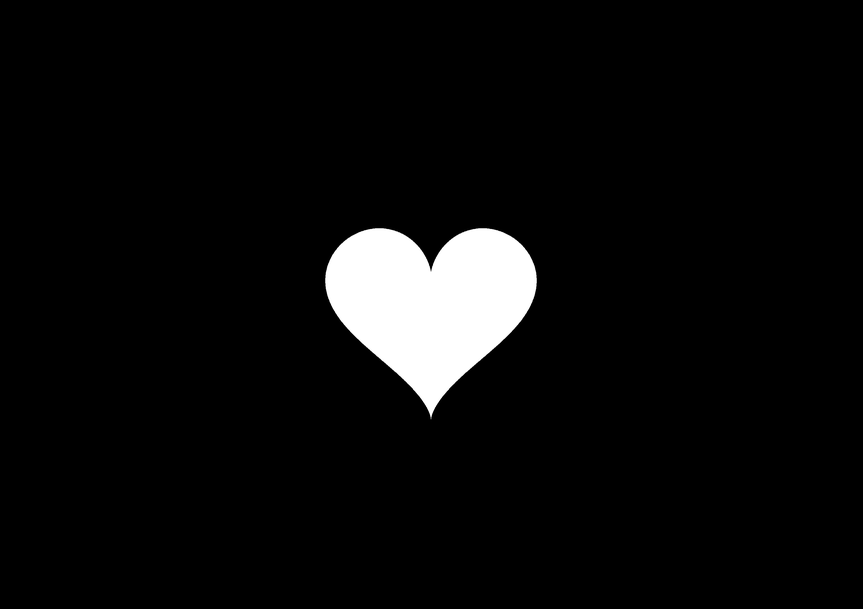
#> input picture momento_ed/coracao.png, 863 x 609 px
$ jupyter execute estudo_dirigido_momentos.ipynb
#> lines starting #> are read from the running program, lines starting #| are printed output that depends on the picture; after the words box and inside, x2 and y2 are one past the last pixel; in counts of white or black regions, pixels touching at a corner belong together; long printed decimals are rounded
# Estudo Dirigido 9 – Extração de Características por Momentos
**ENGG64 – Visão Computacional · UFBA · Semestre 2026/2**

Cada seção abaixo corresponde a uma etapa do enunciado. Execute as células **em ordem**.

- **Objeto analisado:** coração (silhueta branca sobre fundo preto), arquivo `coracao.png`.
- **Convenção:** $u$ = coluna (eixo horizontal) e $v$ = linha (eixo vertical, crescendo para baixo), com origem no canto superior esquerdo.

## 0. Configuração
Importa as bibliotecas, define cores e uma função auxiliar para exibir a máscara com zoom.

[cell 1]
import os, json
import numpy as np
import cv2
import matplotlib.pyplot as plt
from matplotlib.patches import Ellipse

os.makedirs("figuras", exist_ok=True)
plt.rcParams.update({"figure.dpi": 110, "font.size": 10})

COR = dict(contorno="#39ff14", centroide="#ff00c8", eixo1="#ff2d2d",
           eixo2="#1e90ff", elipse="#ff9f0a")

def mostrar_mascara(ax, M, margem=40):
    """Mostra uma imagem binária com zoom em torno do objeto (coordenadas originais)."""
    ys, xs = np.nonzero(M)
    ax.imshow(M, cmap="gray", vmin=0, vmax=1)
    ax.set_xlim(xs.min() - margem, xs.max() + margem)
    ax.set_ylim(ys.max() + margem, ys.min() - margem)
    ax.set_xlabel("u (pixels)")
    ax.set_ylabel("v (pixels)")

## 1. Aquisição da imagem
No Google Colab, a célula pede o upload de `coracao.png` (se o arquivo ainda não estiver na pasta de trabalho).

[cell 2]
NOME_IMG = "coracao.png"
try:
    from google.colab import files
    if not os.path.exists(NOME_IMG):
        print("Faça o upload da imagem original (coracao.png):")
        NOME_IMG = list(files.upload().keys())[0]
except ImportError:
    pass  # fora do Colab: usa o arquivo local

img_bgr = cv2.imread(NOME_IMG, cv2.IMREAD_COLOR)
#> img_bgr is the input picture: shape (609, 863, 3); min 0, max 255, mean 12
assert img_bgr is not None, "Não foi possível abrir a imagem."
H, W = img_bgr.shape[:2]
#> H = 609; W = 863
print(f"Imagem: {W} x {H} pixels")
#| Imagem: 863 x 609 pixels

plt.figure(figsize=(6, 4.2))
plt.imshow(cv2.cvtColor(img_bgr, cv2.COLOR_BGR2RGB))
plt.title("Imagem original")
plt.axis("off")
plt.savefig("figuras/fig01_original.png", dpi=150, bbox_inches="tight")
plt.show()

## 2. Obtenção da imagem binária
Objeto claro sobre fundo escuro: usa-se **limiarização de Otsu** na imagem em tons de cinza.

$$B(u,v)=\begin{cases}1,&\text{pixel da região de interesse}\\0,&\text{caso contrário}\end{cases}$$

[cell 3]
cinza = cv2.cvtColor(img_bgr, cv2.COLOR_BGR2GRAY)
limiar, bin255 = cv2.threshold(cinza, 0, 255, cv2.THRESH_BINARY + cv2.THRESH_OTSU)
#> bin255: shape (609, 863); 4.7% white; 1 white region, box (x1, y1, x2, y2) and area: (325, 228, 537, 417) 24700
#> limiar = 127
B = (bin255 > 0).astype(np.uint8)          # B(u,v) em {0, 1}

print(f"Limiar de Otsu: {limiar:.0f}")
#| Limiar de Otsu: 127
print("Valores presentes em B:", np.unique(B))
#| Valores presentes em B: [0 1]

fig, ax = plt.subplots(1, 2, figsize=(11, 4))
ax[0].imshow(cv2.cvtColor(img_bgr, cv2.COLOR_BGR2RGB)); ax[0].set_title("1. Imagem original")
ax[1].imshow(B, cmap="gray", vmin=0, vmax=1);           ax[1].set_title("2. Imagem binária B(u,v)")
for a in ax: a.axis("off")
plt.tight_layout()
plt.savefig("figuras/fig02_original_binaria.png", dpi=150)
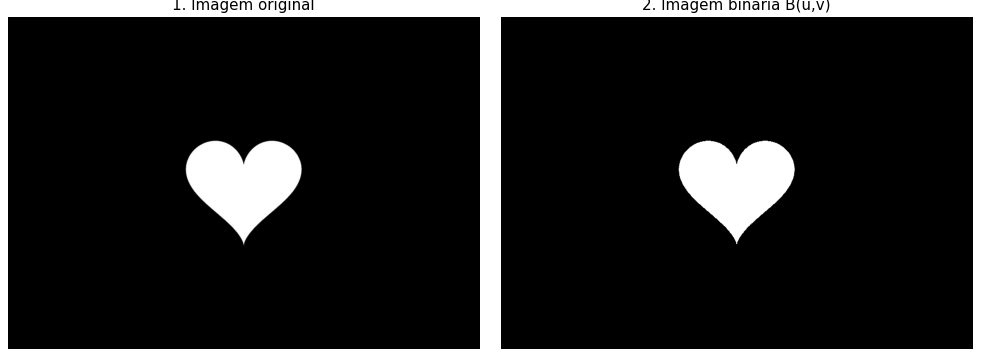
#> figure drawn by matplotlib, 2 panels
plt.show()

## 3. Seleção da região de interesse
Identifica os componentes conexos e mantém apenas o objeto a ser analisado (o maior componente).

[cell 4]
n_comp, rotulos, stats, _ = cv2.connectedComponentsWithStats(B, connectivity=8)
#> rotulos: shape (609, 863) int32; values 0 (black) and 1 (white), 4.7% white; 1 white region
#> n_comp = 2; stats = [[0, 0, 863, 609, 500867], [325, 228, 212, 189, 24700]]
print("Componentes conexos (sem contar o fundo):", n_comp - 1)
#| Componentes conexos (sem contar o fundo): 1

idx = 1 + np.argmax(stats[1:, cv2.CC_STAT_AREA])      # maior componente
#> idx = 1
mask = (rotulos == idx).astype(np.uint8)              # máscara só com o objeto
n_pixels = int(mask.sum())
#> n_pixels = 24700

x0, y0, w, h = stats[idx, :4]
#> x0 = 325; y0 = 228; w = 212; h = 189
print(f"Caixa delimitadora: u de {x0} a {x0 + w - 1}, v de {y0} a {y0 + h - 1}  ({w} x {h} px)")
#| Caixa delimitadora: u de 325 a 536, v de 228 a 416  (212 x 189 px)
print(f"Número de pixels da região: {n_pixels}")
#| Número de pixels da região: 24700

fig, ax = plt.subplots(figsize=(6, 5))
mostrar_mascara(ax, mask)
ax.set_title(f"Máscara da região selecionada ({n_pixels} pixels)")
plt.tight_layout()
plt.savefig("figuras/fig03_mascara.png", dpi=150)
plt.show()

## 4. Momento de ordem zero (área)
$$m_{pq}=\sum_u\sum_v u^p\,v^q\,B(u,v),\qquad m_{00}=\sum_u\sum_v B(u,v)=A$$

[cell 5]
v, u = np.indices(mask.shape)                 # grades de coordenadas: u = coluna, v = linha
u = u.astype(np.float64)
v = v.astype(np.float64)

def momento(Bin, p, q):
    """Momento geométrico m_pq de uma imagem binária."""
    return float(np.sum((u ** p) * (v ** q) * Bin))

m00 = momento(mask, 0, 0)
#> m00 = 24700
A = m00
#> A = 24700
print(f"m00 = {m00:.0f}  ->  área A = {A:.0f} pixels")
#| m00 = 24700  ->  área A = 24700 pixels
print(f"Contagem direta de pixels da máscara = {n_pixels}")
#| Contagem direta de pixels da máscara = 24700
print("Valores iguais?", m00 == n_pixels)
#| Valores iguais? True

## 5. Centroide
$$u_c=\frac{m_{10}}{m_{00}},\qquad v_c=\frac{m_{01}}{m_{00}}$$

[cell 6]
m10 = momento(mask, 1, 0)
#> m10 = 10633350
m01 = momento(mask, 0, 1)
#> m01 = 7434312
uc = m10 / m00
#> uc = 430.5
vc = m01 / m00
#> vc = 301

print(f"m10 = {m10:.0f}")
#| m10 = 10633350
print(f"m01 = {m01:.0f}")
#| m01 = 7434312
print(f"Centroide: (uc, vc) = ({uc:.3f}, {vc:.3f})")
#| Centroide: (uc, vc) = (430.500, 300.984)

fig, ax = plt.subplots(figsize=(6, 5))
mostrar_mascara(ax, mask)
ax.plot(uc, vc, "+", color=COR["centroide"], ms=20, mew=3, label="centroide")
ax.set_title(f"Centroide  (uc, vc) = ({uc:.2f}, {vc:.2f})")
ax.legend(loc="upper right")
plt.tight_layout()
plt.savefig("figuras/fig04_centroide.png", dpi=150)
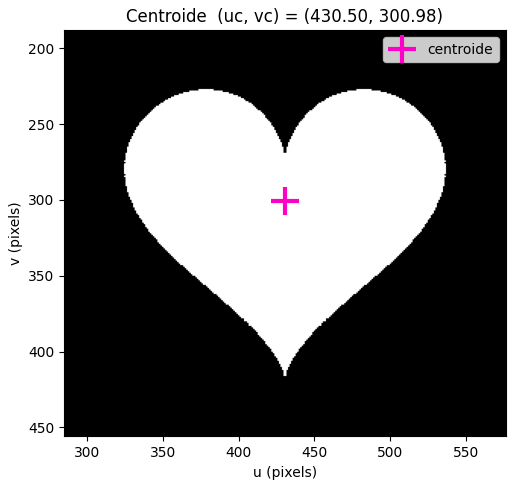
#> figure drawn by matplotlib, 1 panel
plt.show()

## 6. Momentos centrais de segunda ordem
$$\mu_{pq}=\sum_u\sum_v (u-u_c)^p\,(v-v_c)^q\,B(u,v),\qquad
\mathbf{J}=\begin{bmatrix}\mu_{20}&\mu_{11}\\ \mu_{11}&\mu_{02}\end{bmatrix}$$

[cell 7]
def momento_central(Bin, p, q, uc, vc):
    return float(np.sum(((u - uc) ** p) * ((v - vc) ** q) * Bin))

mu20 = momento_central(mask, 2, 0, uc, vc)
#> mu20 = 68448991
mu02 = momento_central(mask, 0, 2, uc, vc)
#> mu02 = 40935005.9
mu11 = momento_central(mask, 1, 1, uc, vc)
#> mu11 = -6.43e-10
J = np.array([[mu20, mu11],
              [mu11, mu02]])
#> J = [[68448991, -6.43e-10], [-6.43e-10, 40935005.9]]

print(f"mu20 = {mu20:.4f}")
#| mu20 = 68448991.0000
print(f"mu02 = {mu02:.4f}")
#| mu02 = 40935005.9051
print(f"mu11 = {mu11:.4f}")
#| mu11 = -0.0000
print("\nMatriz J =")
print(J)
#| [[ 6.84489910e+07 -6.42842224e-10]
#|  [-6.42842224e-10  4.09350059e+07]]

# Conferência com a implementação do OpenCV
mc = cv2.moments(mask, binaryImage=True)
#> mc = moments, m00 24700, centre m10/m00, m01/m00 = (430.5, 301)
print("\nConferência com cv2.moments:")
for nome, meu in [("m00", m00), ("m10", m10), ("m01", m01), ("mu20", mu20), ("mu02", mu02), ("mu11", mu11)]:
    print(f"  {nome}: meu = {meu:.4f} | OpenCV = {mc[nome]:.4f}")
#> this loop made 6 passes
#> (nome, meu) on passes 1 to 6: ('m00', 24700), ('m10', 10633350), ('m01', 7434312), ('mu20', 68448991), ('mu02', 40935005.9), ('mu11', -6.43e-10)
#|   m00: meu = 24700.0000 | OpenCV = 24700.0000
#|   m10: meu = 10633350.0000 | OpenCV = 10633350.0000
#|   m01: meu = 7434312.0000 | OpenCV = 7434312.0000
#|   mu20: meu = 68448991.0000 | OpenCV = 68448991.0000
#|   mu02: meu = 40935005.9051 | OpenCV = 40935005.9051
#|   mu11: meu = -0.0000 | OpenCV = -0.0000

## 7. Autovalores e autovetores de $\mathbf{J}$
$\mathbf{J}$ é simétrica; usa-se `np.linalg.eigh`. Os autovalores são ordenados do maior ($\lambda_1$, eixo principal) para o menor ($\lambda_2$, eixo secundário).
O sinal de um autovetor é arbitrário, então padroniza-se $q_u \ge 0$.

[cell 8]
def autosistema(J):
    w, V = np.linalg.eigh(J)
    ordem = np.argsort(w)[::-1]                  # maior -> menor
    lam1, lam2 = w[ordem]
    q1, q2 = V[:, ordem[0]], V[:, ordem[1]]
    if q1[0] < 0 or (q1[0] == 0 and q1[1] < 0): q1 = -q1
    if q2[0] < 0 or (q2[0] == 0 and q2[1] < 0): q2 = -q2
    return lam1, lam2, q1, q2

lam1, lam2, q1, q2 = autosistema(J)
#> in autosistema, `w, V = np.linalg.eigh(J)`: w = [40935005.9, 68448991]; V = [[0, 1], [1, 0]]
#> in autosistema, `ordem = np.argsort(w)[::-1]`: ordem = [1, 0]
#> in autosistema, `lam1, lam2 = w[ordem]`: lam1 = 68448991; lam2 = 40935005.9
#> in autosistema, `q1, q2 = V[:, ordem[0]], V[:, ordem[1]]`: q1 = [1, 0]; q2 = [0, 1]
#> lam1 = 68448991; lam2 = 40935005.9; q1 = [1, 0]; q2 = [0, 1]

print(f"Autovalor principal   lambda1 = {lam1:.4f}")
#| Autovalor principal   lambda1 = 68448991.0000
print(f"Autovalor secundário  lambda2 = {lam2:.4f}")
#| Autovalor secundário  lambda2 = 40935005.9051
print(f"Autovetor do eixo principal   q1 = [{q1[0]:.6f}, {q1[1]:.6f}]")
#| Autovetor do eixo principal   q1 = [1.000, 0]
print(f"Autovetor do eixo secundário  q2 = [{q2[0]:.6f}, {q2[1]:.6f}]")
#| Autovetor do eixo secundário  q2 = [0, 1.000]

## 8. Orientação principal
$$\theta=\operatorname{atan2}(q_v,q_u),\qquad \theta_{\text{graus}}=\theta\,\frac{180}{\pi}$$

Como $v$ cresce para baixo, ângulos positivos correspondem a rotação **no sentido horário** na tela. O eixo tem ambiguidade de $180^\circ$ ($\mathbf{q}$ e $-\mathbf{q}$ são o mesmo eixo).

[cell 9]
theta = np.arctan2(q1[1], q1[0])
#> theta = 0
theta_graus = np.degrees(theta)
#> theta_graus = 0
print(f"theta = {theta:.6f} rad = {theta_graus:.4f} graus")
#| theta = 0 rad = 0.0000 graus

# comprimentos usados só para desenhar os eixos (justificativa na etapa 9)
a = 2 * np.sqrt(lam1 / m00)
#> a = 105.3
b = 2 * np.sqrt(lam2 / m00)
#> b = 81.42

def desenhar_analise(ax, M, uc, vc, q1, q2, a, b, theta_graus, contorno=True, elipse=True):
    """Sobrepõe contorno, elipse equivalente, eixos e centroide em um eixo do matplotlib."""
    if contorno:
        cs, _ = cv2.findContours(M, cv2.RETR_EXTERNAL, cv2.CHAIN_APPROX_NONE)
        c = max(cs, key=cv2.contourArea)[:, 0, :]
        ax.plot(c[:, 0], c[:, 1], color=COR["contorno"], lw=1.5, label="contorno")
    if elipse:
        ax.add_patch(Ellipse((uc, vc), 2 * a, 2 * b, angle=theta_graus, fill=False,
                             ec=COR["elipse"], lw=2.2, ls="--", label="elipse equivalente"))
    ax.plot([uc - a * q1[0], uc + a * q1[0]], [vc - a * q1[1], vc + a * q1[1]],
            color=COR["eixo1"], lw=2, label="eixo principal")
    ax.plot([uc - b * q2[0], uc + b * q2[0]], [vc - b * q2[1], vc + b * q2[1]],
            color=COR["eixo2"], lw=2, label="eixo secundário")
    ax.plot(uc, vc, "o", color=COR["centroide"], ms=7, mec="white", label="centroide")

fig, ax = plt.subplots(figsize=(8, 5))
mostrar_mascara(ax, mask)
desenhar_analise(ax, mask, uc, vc, q1, q2, a, b, theta_graus, contorno=False, elipse=False)
ax.set_title(f"Centroide e eixos principais  (θ = {theta_graus:.2f}°)")
ax.legend(loc="center left", bbox_to_anchor=(1.01, 0.5))
plt.tight_layout()
plt.savefig("figuras/fig05_eixos.png", dpi=150)
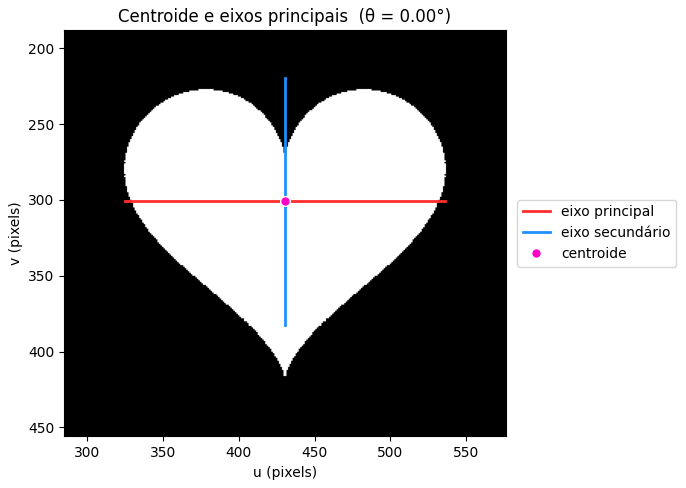
#> figure drawn by matplotlib, 1 panel
plt.show()

## 9. Elipse equivalente
Para uma elipse sólida de semi-eixos $a$ e $b$, a variância dos pixels ao longo de cada eixo vale $a^2/4$ e $b^2/4$. Como $\lambda_i$ é uma soma (não média), divide-se por $m_{00}$:

$$a=2\sqrt{\frac{\lambda_1}{m_{00}}},\qquad b=2\sqrt{\frac{\lambda_2}{m_{00}}}$$

A elipse é centrada em $(u_c,v_c)$ e girada de $\theta$.

[cell 10]
a = 2 * np.sqrt(lam1 / m00)       # semi-eixo maior
b = 2 * np.sqrt(lam2 / m00)       # semi-eixo menor
print(f"Semi-eixo principal  a = {a:.3f} px")
#| Semi-eixo principal  a = 105.285 px
print(f"Semi-eixo secundário b = {b:.3f} px")
#| Semi-eixo secundário b = 81.420 px
print(f"Área da elipse = pi*a*b = {np.pi * a * b:.1f} px²  (área da região = {A:.0f} px²)")
#| Área da elipse = pi*a*b = 26930.5 px²  (área da região = 24700 px²)

fig, ax = plt.subplots(figsize=(8, 5))
mostrar_mascara(ax, mask)
desenhar_analise(ax, mask, uc, vc, q1, q2, a, b, theta_graus)
#> in desenhar_analise (call 2), `cs, _ = cv2.findContours(M, cv2.RETR_EXTERNAL, cv2.CHAIN_APPROX_NONE)`: cs = 1 contour; box (x1, y1, x2, y2) and area: (325, 228, 537, 417) 24417
ax.set_title("Elipse equivalente, eixos, centroide e contorno")
ax.legend(loc="center left", bbox_to_anchor=(1.01, 0.5))
plt.tight_layout()
plt.savefig("figuras/fig06_elipse.png", dpi=150)
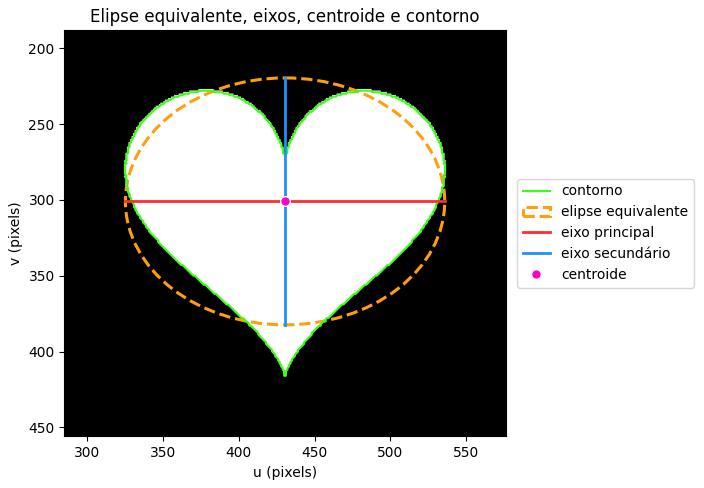
#> figure drawn by matplotlib, 1 panel
plt.show()

## 10. Descritor de alongamento
$$\rho=\sqrt{\frac{\lambda_{\max}}{\lambda_{\min}}}$$
$\rho\approx1$: região aproximadamente circular · $\rho>1$: região alongada.

[cell 11]
rho = np.sqrt(lam1 / lam2)
#> rho = 1.29
print(f"rho = {rho:.4f}")
#| rho = 1.2931
print("Interpretação:", "região aproximadamente circular (rho ≈ 1)" if rho < 1.1
      else "região alongada (rho > 1)")
#| Interpretação: região alongada (rho > 1)

## 11. Influência da translação
Desloca o mesmo objeto (sem alterar forma ou orientação) e recalcula todas as características.
Uma função `calcular_tudo` repete as etapas 4–10 para qualquer máscara.

[cell 12]
def calcular_tudo(M):
    m00_ = momento(M, 0, 0); m10_ = momento(M, 1, 0); m01_ = momento(M, 0, 1)
    uc_, vc_ = m10_ / m00_, m01_ / m00_
    mu20_ = momento_central(M, 2, 0, uc_, vc_)
    mu02_ = momento_central(M, 0, 2, uc_, vc_)
    mu11_ = momento_central(M, 1, 1, uc_, vc_)
    l1, l2, p1, p2 = autosistema(np.array([[mu20_, mu11_], [mu11_, mu02_]]))
    th = np.degrees(np.arctan2(p1[1], p1[0]))
    return dict(m00=m00_, m10=m10_, m01=m01_, uc=uc_, vc=vc_,
                mu20=mu20_, mu02=mu02_, mu11=mu11_, lam1=l1, lam2=l2,
                theta_graus=th, rho=np.sqrt(l1 / l2),
                a=2 * np.sqrt(l1 / m00_), b=2 * np.sqrt(l2 / m00_), q1=p1, q2=p2)

dx, dy = 200, 120                                      # deslocamento em pixels
T = np.float32([[1, 0, dx], [0, 1, dy]])
mask2 = cv2.warpAffine(mask, T, (W, H), flags=cv2.INTER_NEAREST)
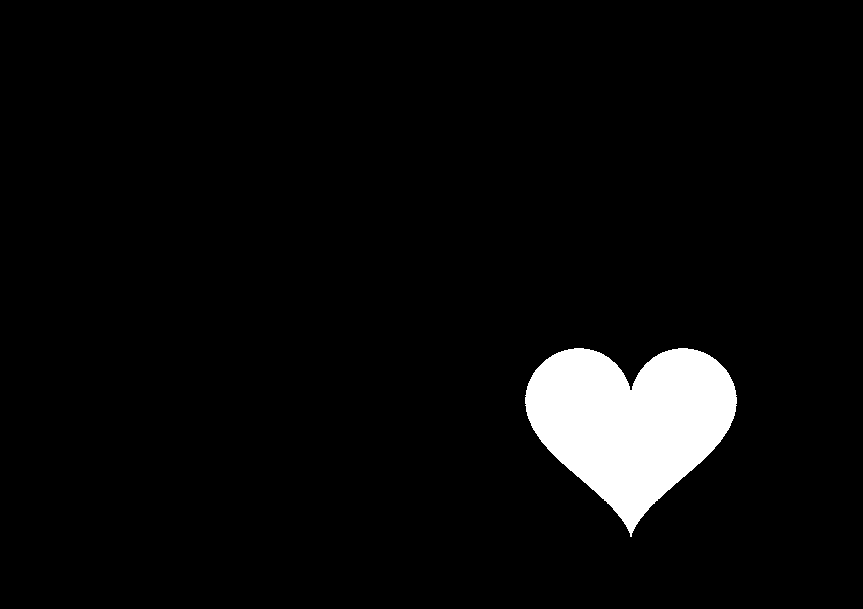
#> mask2: shape (609, 863); values 0 (black) and 1 (white), 4.7% white; 1 white region, box (x1, y1, x2, y2) and area: (525, 348, 737, 537) 24700
assert mask2.sum() == mask.sum(), "O objeto saiu do quadro: reduza o deslocamento."

r1 = calcular_tudo(mask)       # antes
#> in calcular_tudo, `m00_ = momento(M, 0, 0)`: m00_ = 24700
#> in calcular_tudo, `m10_ = momento(M, 1, 0)`: m10_ = 10633350
#> in calcular_tudo, `m01_ = momento(M, 0, 1)`: m01_ = 7434312
#> in calcular_tudo, `uc_, vc_ = m10_ / m00_, m01_ / m00_`: uc_ = 430.5; vc_ = 301
#> in calcular_tudo, `mu20_ = momento_central(M, 2, 0, uc_, vc_)`: mu20_ = 68448991
#> in calcular_tudo, `mu02_ = momento_central(M, 0, 2, uc_, vc_)`: mu02_ = 40935005.9
#> in calcular_tudo, `mu11_ = momento_central(M, 1, 1, uc_, vc_)`: mu11_ = -6.43e-10
#> in calcular_tudo, `l1, l2, p1, p2 = autosistema(np.array([[mu20_, mu11_], [mu11_, mu02_]]))`: l1 = 68448991; l2 = 40935005.9; p1 = [1, 0]; p2 = [0, 1]
#> in calcular_tudo, `th = np.degrees(np.arctan2(p1[1], p1[0]))`: th = 0
#> r1 has the same summary as mc
r2 = calcular_tudo(mask2)      # depois
#> r2 = moments, m00 24700, centre m10/m00, m01/m00 = (630.5, 421)
assert np.isclose(r1["theta_graus"], theta_graus) and np.isclose(r1["mu20"], mu20)  # coerência com as etapas anteriores
print(f"Deslocamento aplicado: (dx, dy) = ({dx}, {dy}) pixels")

[cell 13]
chaves = ["m00", "m10", "m01", "uc", "vc", "mu20", "mu02", "mu11", "lam1", "lam2", "theta_graus", "rho"]
print(f"{'grandeza':<13}{'antes':>16}{'depois':>16}{'variação':>14}")
for k in chaves:
    print(f"{k:<13}{r1[k]:>16.4f}{r2[k]:>16.4f}{r2[k] - r1[k]:>14.4f}")
#> this loop made 12 passes
#| m00                24700.0000      24700.0000        0.0000
#| m10             10633350.0000   15573350.0000  4940000.0000
#| m01              7434312.0000   10398312.0000  2964000.0000
#| uc                   430.5000        630.5000      200.0000
#| vc                   300.9843        420.9843      120.0000
#| mu20            68448991.0000   68448991.0000        0.0000
#| mu02            40935005.9051   40935005.9051        0.0000
#| mu11                  -0.0000         -0.0000        0.0000
#> (further printed lines are left out)

fig, ax = plt.subplots(1, 2, figsize=(12, 4.3))
for eixo, M, r, tit in [(ax[0], mask, r1, "Antes do deslocamento"),
                        (ax[1], mask2, r2, f"Depois (dx={dx}, dy={dy})")]:
    eixo.imshow(M, cmap="gray", vmin=0, vmax=1)
    desenhar_analise(eixo, M, r["uc"], r["vc"], r["q1"], r["q2"], r["a"], r["b"], r["theta_graus"])
    eixo.set_title(f"{tit}\n(uc, vc) = ({r['uc']:.1f}, {r['vc']:.1f})")
    eixo.set_xlabel("u (pixels)"); eixo.set_ylabel("v (pixels)")
#> this loop made 2 passes
#> tit on passes 1 to 2: 'Antes do deslocamento', 'Depois (dx=200, dy=120)'
plt.tight_layout()
plt.savefig("figuras/fig07_translacao.png", dpi=150)
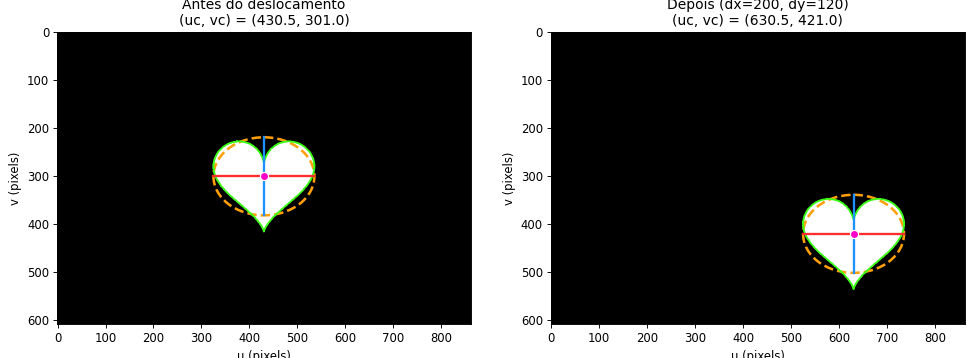
#> figure drawn by matplotlib, 2 panels
plt.show()
